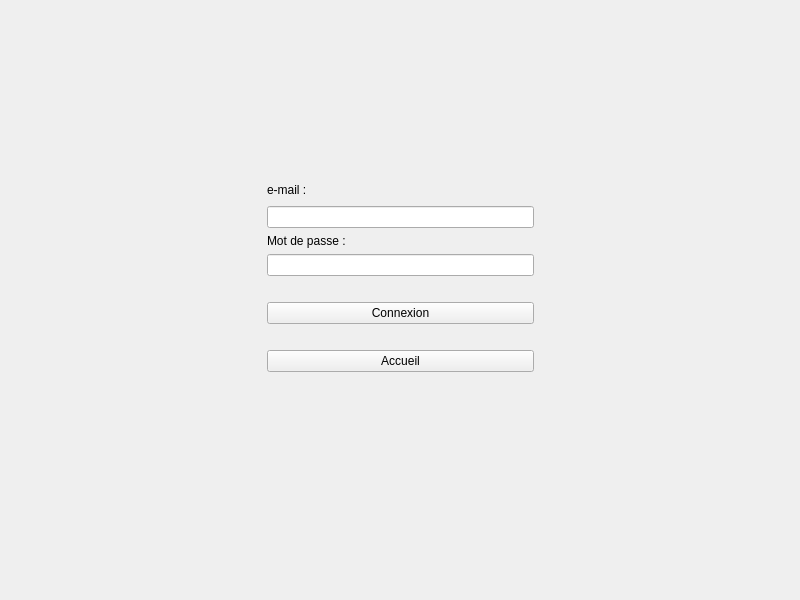
<?xml version="1.0" encoding="UTF-8"?>
<ui version="4.0">
 <class>Connexion</class>
 <widget class="QMainWindow" name="Connexion">
  <property name="geometry">
   <rect>
    <x>0</x>
    <y>0</y>
    <width>800</width>
    <height>600</height>
   </rect>
  </property>
  <property name="windowTitle">
   <string>Connexion</string>
  </property>
  <widget class="QWidget" name="centralwidget">
   <widget class="QWidget" name="gridLayoutWidget">
    <property name="geometry">
     <rect>
      <x>0</x>
      <y>0</y>
      <width>801</width>
      <height>551</height>
     </rect>
    </property>
    <layout class="QGridLayout" name="gridLayout">
     <item row="1" column="2">
      <spacer name="horizontalSpacer_2">
       <property name="orientation">
        <enum>Qt::Horizontal</enum>
       </property>
       <property name="sizeHint" stdset="0">
        <size>
         <width>40</width>
         <height>20</height>
        </size>
       </property>
      </spacer>
     </item>
     <item row="1" column="0">
      <spacer name="horizontalSpacer">
       <property name="orientation">
        <enum>Qt::Horizontal</enum>
       </property>
       <property name="sizeHint" stdset="0">
        <size>
         <width>40</width>
         <height>20</height>
        </size>
       </property>
      </spacer>
     </item>
     <item row="6" column="1">
      <widget class="QLabel" name="label_4">
       <property name="text">
        <string>Mot de passe :</string>
       </property>
      </widget>
     </item>
     <item row="0" column="1">
      <spacer name="verticalSpacer_2">
       <property name="orientation">
        <enum>Qt::Vertical</enum>
       </property>
       <property name="sizeHint" stdset="0">
        <size>
         <width>20</width>
         <height>40</height>
        </size>
       </property>
      </spacer>
     </item>
     <item row="13" column="1">
      <spacer name="verticalSpacer">
       <property name="orientation">
        <enum>Qt::Vertical</enum>
       </property>
       <property name="sizeHint" stdset="0">
        <size>
         <width>20</width>
         <height>40</height>
        </size>
       </property>
      </spacer>
     </item>
     <item row="10" column="1">
      <widget class="QPushButton" name="boutton_Compte">
       <property name="text">
        <string>Connexion</string>
       </property>
      </widget>
     </item>
     <item row="7" column="1">
      <widget class="QLineEdit" name="lineEdit_Mdp">
       <property name="echoMode">
        <enum>QLineEdit::Password</enum>
       </property>
      </widget>
     </item>
     <item row="4" column="1">
      <widget class="QLineEdit" name="lineEdit_eMail"/>
     </item>
     <item row="12" column="1">
      <widget class="QPushButton" name="retourAccueil">
       <property name="text">
        <string>Accueil</string>
       </property>
      </widget>
     </item>
     <item row="8" column="1">
      <widget class="QLabel" name="label_7">
       <property name="text">
        <string/>
       </property>
      </widget>
     </item>
     <item row="11" column="1">
      <widget class="QLabel" name="label_6">
       <property name="text">
        <string/>
       </property>
      </widget>
     </item>
     <item row="1" column="1">
      <widget class="QLabel" name="label_2">
       <property name="text">
        <string>e-mail :</string>
       </property>
      </widget>
     </item>
    </layout>
   </widget>
  </widget>
 </widget>
 <tabstops>
  <tabstop>lineEdit_eMail</tabstop>
  <tabstop>lineEdit_Mdp</tabstop>
  <tabstop>boutton_Compte</tabstop>
 </tabstops>
 <resources/>
 <connections/>
</ui>
